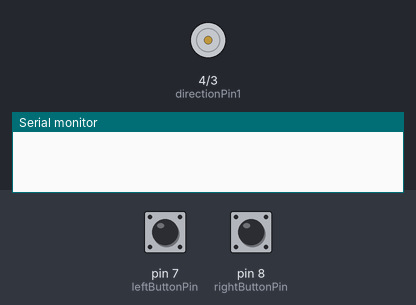
Simulated run of this sketch. Board: Arduino Uno, built with avr-gcc and run on an emulated ATmega328P. Shown: motor-driver pin pairs drawn as motors (green arrow = first pin HIGH = forward, orange = second pin HIGH = backward, longer = more drive, scaled by the enable pin), the last lines printed to the serial monitor. The inputs (shaded band) are chosen by the test bench; at power-on: pin 7 (leftButtonPin) HIGH, pin 8 (rightButtonPin) HIGH.

Above: at 1.2 s.
1.3 s: pin 7 (leftButtonPin) pulled LOW for 0.15 s
At 1.7 s:
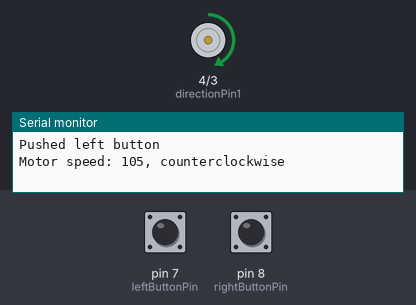
2.9 s: pin 8 (rightButtonPin) pulled LOW for 0.15 s
At 4.2 s:
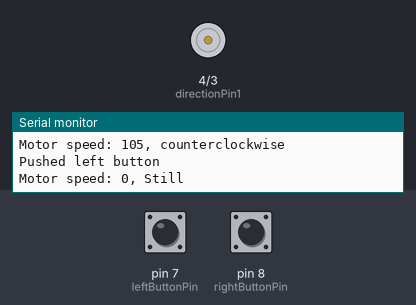
4.5 s: pin 8 (rightButtonPin) pulled LOW for 1 s
At 6.7 s:
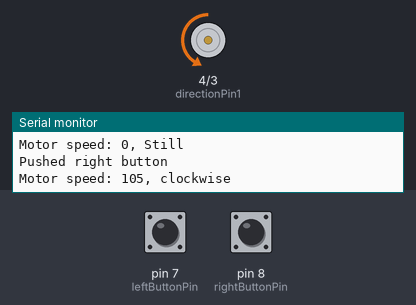
7.0 s: pin 7 (leftButtonPin) pulled LOW for 1 s
At 8.7 s:
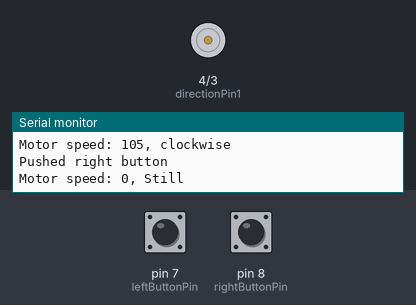
9.5 s: pin 7 (leftButtonPin) pulled LOW for 3.2 s
At 13.6 s:
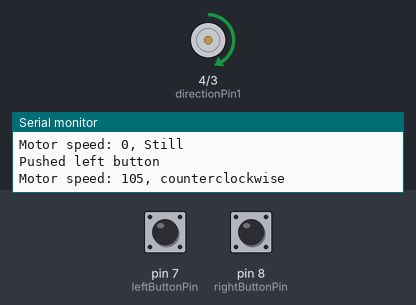
14.2 s: pin 8 (rightButtonPin) pulled LOW for 3.2 s
At 18.5 s:
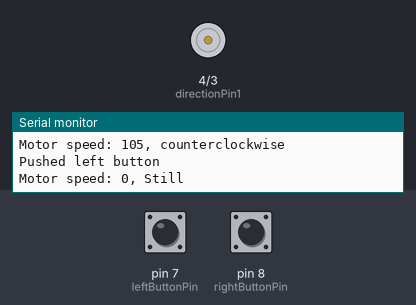
Timing chart, 0 to 19.9 s (numbered marks = the images above; inputs shaded):
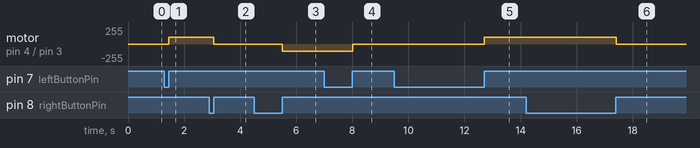

Measured:
- after the input at 1.3 s, motor on pin 4 (directionPin1) / pin 3 (directionPin2): stopped → forward 105/255 after 0.15 s
- after the input at 2.9 s, motor on pin 4 (directionPin1) / pin 3 (directionPin2): forward 105/255 → stopped after 0.15 s
- after the input at 4.5 s, motor on pin 4 (directionPin1) / pin 3 (directionPin2): stopped → backward 105/255 after 1.0 s
- after the input at 7.0 s, motor on pin 4 (directionPin1) / pin 3 (directionPin2): backward 105/255 → stopped after 1.0 s
- after the input at 9.5 s, motor on pin 4 (directionPin1) / pin 3 (directionPin2): stopped → forward 105/255 after 3.2 s
- after the input at 14.2 s, motor on pin 4 (directionPin1) / pin 3 (directionPin2): forward 105/255 → stopped after 3.2 s

The sketch:

40-controlling_dc_motor_speed_and_direction_with_pushbuttons.ino
```cpp
const int MAX_SPEED = 255;
const int MIN_SPEED = 105;
const int SPEED_INCREMENT = 15;

int speedPin = 5, directionPin1 = 4, directionPin2 = 3;
int outputPins[] = {speedPin, directionPin1, directionPin2};
int currentMotorSpeed = 0;

int leftButtonPin = 7, leftButtonValue = 0, leftPreviousButtonValue = 1;
int rightButtonPin = 8, rightButtonValue = 0, rightPreviousButtonValue = 1;
int inputPins[] = {leftButtonPin, rightButtonPin};

char buffer[35];

void setup() {
  Serial.begin(9600);
  for (int pin = 0; pin < sizeof(inputPins) / sizeof(int); pin++) {
    pinMode(inputPins[pin], INPUT);
    digitalWrite(inputPins[pin], HIGH);
  }
  for (int pin = 0; pin < sizeof(outputPins) / sizeof(int); pin++) {
    pinMode(outputPins[pin], OUTPUT);
  }
}

void loop() {
  leftButtonValue = digitalRead(leftButtonPin);
  rightButtonValue = digitalRead(rightButtonPin);

  handleButtons();

  leftPreviousButtonValue = leftButtonValue;
  rightPreviousButtonValue = rightButtonValue;

  analogWrite(speedPin, currentMotorSpeed);

  delay(50);
}

void handleButtons() {
  handleRightButton();
  handleLefButton();
}

void handleRightButton() {
  if (rightButtonValue != rightPreviousButtonValue && rightButtonValue == HIGH) {
    currentMotorSpeed = calculateMotorSpeed(HIGH, currentMotorSpeed);
    printInformation();
  }
}

void handleLefButton() {
  if (leftButtonValue != leftPreviousButtonValue && leftButtonValue == HIGH) {
    currentMotorSpeed = calculateMotorSpeed(LOW, currentMotorSpeed);
    printInformation();
  }
}

void printInformation() {
  Serial.print(digitalRead(directionPin2) == HIGH ? "Pushed right button" : "Pushed left button");
  Serial.println(currentMotorSpeed == MAX_SPEED ? ". Reached motor max speed" : "");
  sprintf(buffer, "Motor speed: %d, %s", currentMotorSpeed, currentMotorSpeed != 0 ? (digitalRead(directionPin2) == HIGH ? "clockwise" : "counterclockwise") : "Still");
  Serial.println(buffer);
}

int calculateMotorSpeed(int motorDirection, int currentMotorSpeed) {
  int motorSpeed = currentMotorSpeed;

  if (motorDirection < 0 || currentMotorSpeed == 0 || digitalRead(directionPin2) == motorDirection) {
    digitalWrite(directionPin1, motorDirection == HIGH ? LOW : HIGH);
    digitalWrite(directionPin2, motorDirection == HIGH ? HIGH : LOW);

    if (currentMotorSpeed == 0) {
      motorSpeed = MIN_SPEED;
    } else {
      motorSpeed + SPEED_INCREMENT <= MAX_SPEED ? motorSpeed += SPEED_INCREMENT : motorSpeed = MAX_SPEED;
    }
  } else {
    motorSpeed = currentMotorSpeed <= MIN_SPEED ? 0 : motorSpeed - SPEED_INCREMENT;
  }

  return motorSpeed;
}
```
